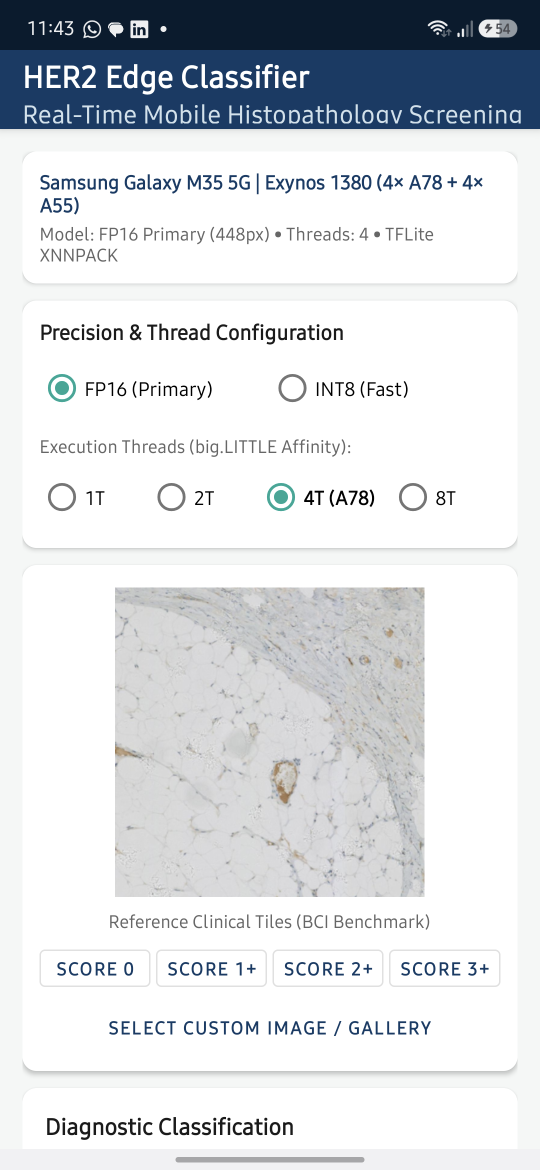
#> input picture deployment/app_screenshots/01_app_overview_hardware_and_controls.png, 1080 x 2340 px, found by its file name (shown at 1/2 size)
$ python create_app_composite_figure.py
#> lines starting #> are read from the running program, lines starting #| are printed output that depends on the picture
"""
Generate publication-quality composite figure of the physical Android App running
on the Samsung Galaxy M35 5G for FYP3_FINAL_REPORT.md and FYP3_PRESENTATION_OUTLINE.md.
"""

from pathlib import Path
import cv2
import numpy as np
import matplotlib
matplotlib.use("Agg")
import matplotlib.pyplot as plt

SCREEN_DIR = Path("/Users/dhaneswarareddy/Downloads/FYP3/deployment/app_screenshots")
OUT_DIR = Path("/Users/dhaneswarareddy/Downloads/FYP3/final_report_figures")
OUT_DIR.mkdir(parents=True, exist_ok=True)

screens = [
    ("01_app_overview_hardware_and_controls.png", "A: Device and configuration\n(Exynos 1380 • CPU threads, no core pinning)"),
    ("04_app_inference_score_2_equivocal_fp16.png", "B: Reference tile 2+ (FP16)\n(equivocal: reflex ISH required)"),
    ("05_app_inference_score_3_positive_fp16.png", "C: Reference tile 3+ (FP16)\n(HER2-positive; pathologist review)"),
    ("06_app_inference_score_3_int8_quantized.png", "D: INT8 selected\n(failed accuracy gate: speed test only)"),
]

fig, axes = plt.subplots(1, 4, figsize=(18, 10.5))

for ax, (fname, title) in zip(axes, screens):
    img_bgr = cv2.imread(str(SCREEN_DIR / fname))
#> img_bgr is the input picture: shape (2340, 1080, 3); mean B, G, R 223.8, 220.3, 217.1
    # Crop status bar (top 100px) and nav bar (bottom 60px)
    img_cropped = img_bgr[100:2280, :]
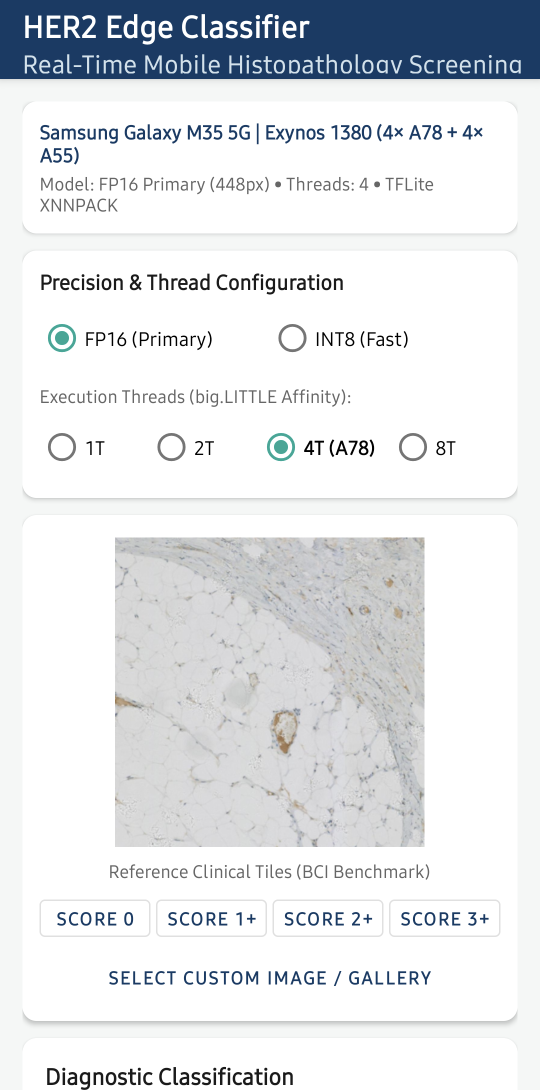
#> img_cropped: shape (2180, 1080, 3) (shown at 1/2 size); mean B, G, R 231.1, 228.1, 225.4
    img_rgb = cv2.cvtColor(img_cropped, cv2.COLOR_BGR2RGB)

    ax.imshow(img_rgb)
    ax.set_title(title, fontsize=11, fontweight="bold", pad=12, color="#0d3b66")
    ax.axis("off")
#> pass 2 of the loop `for ax, (fname, title) in zip(axes, screens):`:
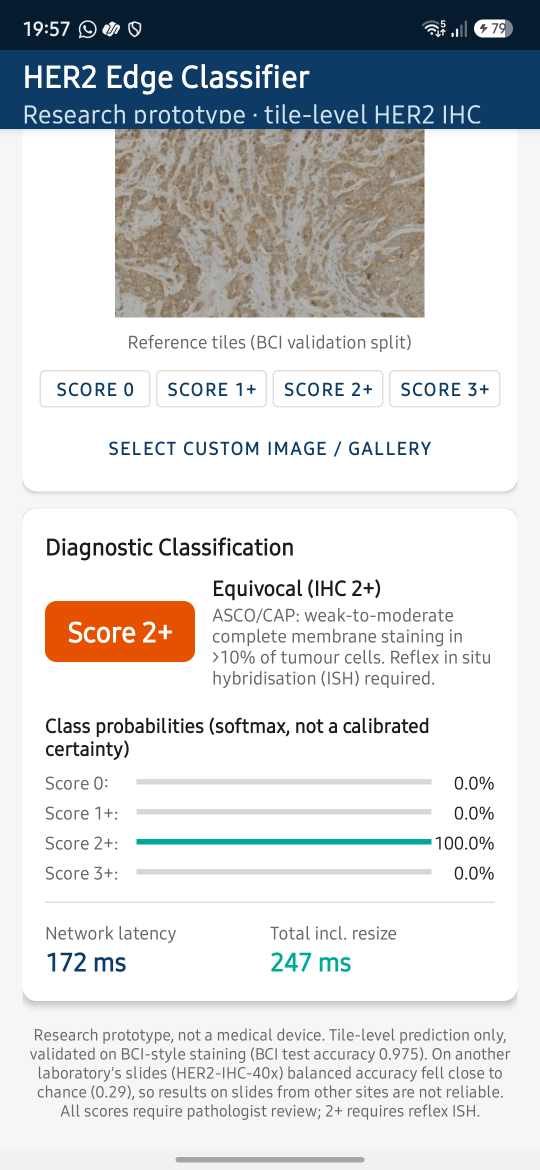
#> input picture deployment/app_screenshots/04_app_inference_score_2_equivocal_fp16.png, 1080 x 2340 px, found by its file name (shown at 1/2 size)
#> img_bgr is the input picture: shape (2340, 1080, 3); mean B, G, R 213.9, 212.6, 210.4
#> `img_cropped = img_bgr[100:2280, :]`:
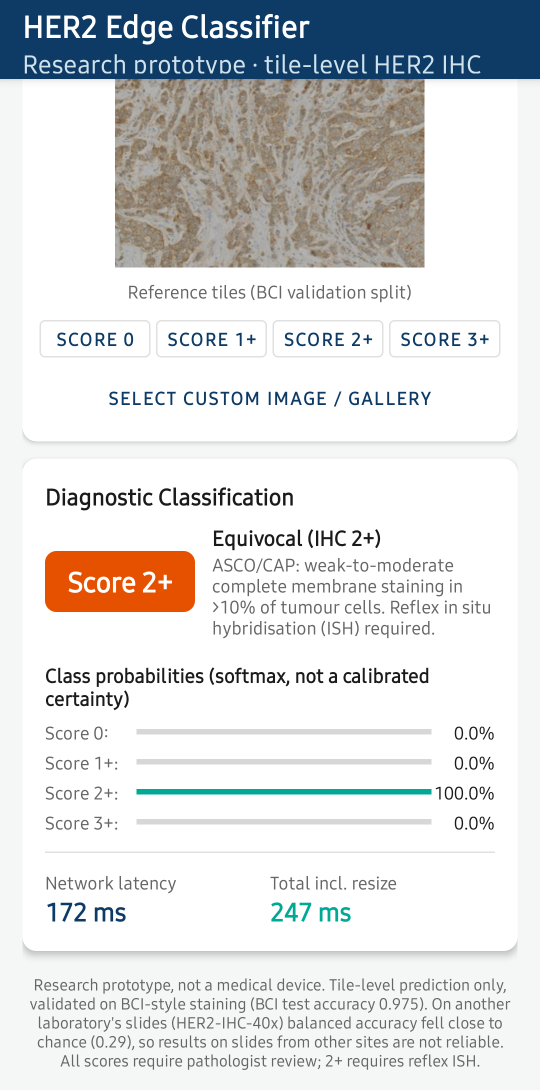
#> img_cropped: shape (2180, 1080, 3) (shown at 1/2 size); mean B, G, R 220.4, 220, 218.5
#> pass 3 of the loop `for ax, (fname, title) in zip(axes, screens):`:
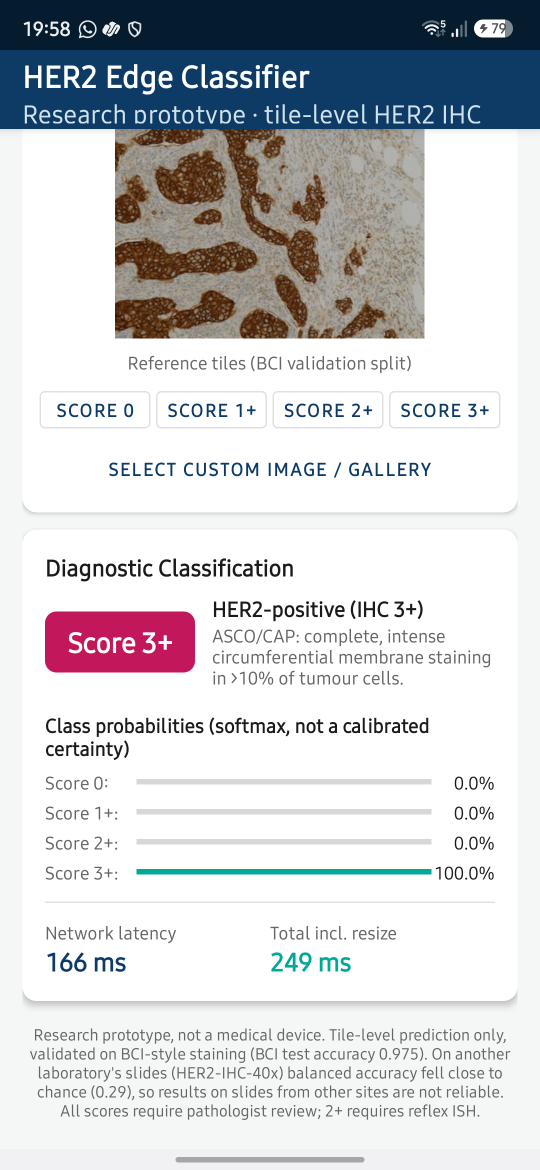
#> input picture deployment/app_screenshots/05_app_inference_score_3_positive_fp16.png, 1080 x 2340 px, found by its file name (shown at 1/2 size)
#> img_bgr is the input picture: shape (2340, 1080, 3); mean B, G, R 211, 208.3, 207
#> `img_cropped = img_bgr[100:2280, :]`:
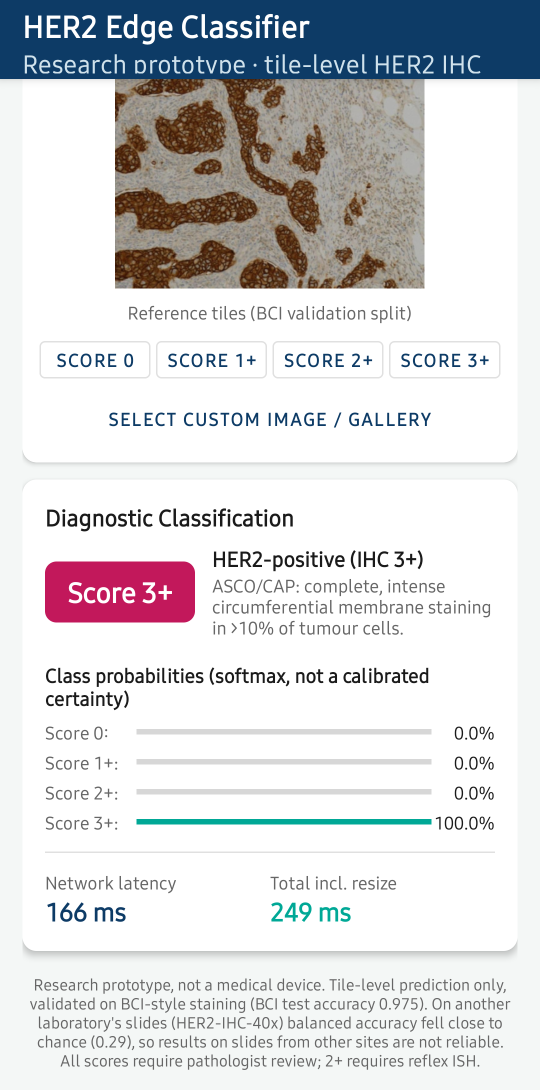
#> img_cropped: shape (2180, 1080, 3) (shown at 1/2 size); mean B, G, R 217.3, 215.3, 214.9
#> the loop made 4 passes; the first 3 are shown

fig.suptitle("Figure 9: Android app v1.1 on Samsung Galaxy M35 5G (Android 17), screenshots 10 Nov 2026",
             fontsize=15, fontweight="bold", y=0.98, color="#051b2e")
fig.tight_layout(rect=[0, 0, 1, 0.96])

out_file = OUT_DIR / "fig9_mobile_app_interface_and_inference.png"
fig.savefig(out_file, dpi=300)
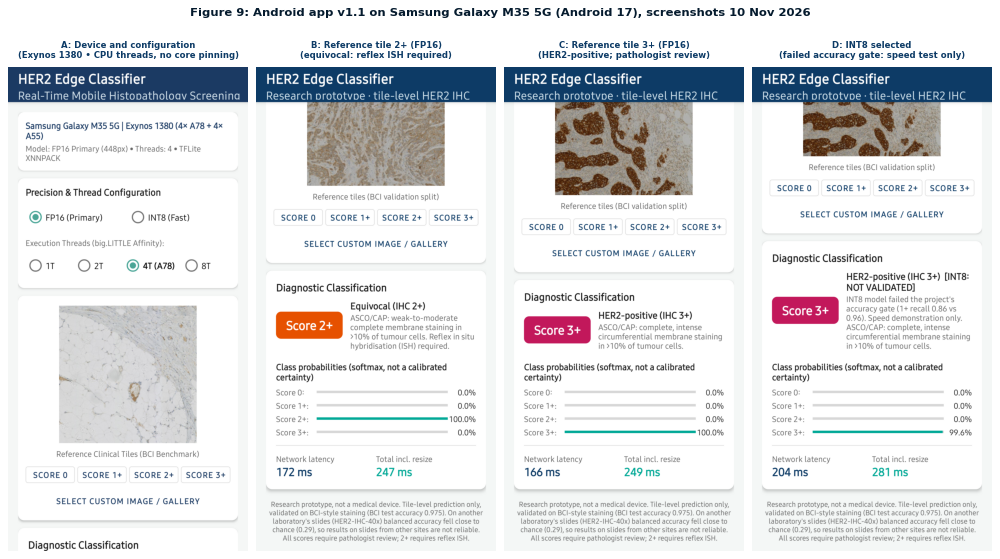
#> figure drawn by matplotlib, 4 panels
plt.close(fig)

print(f"[SUCCESS] Composite publication figure saved to: {out_file}")
